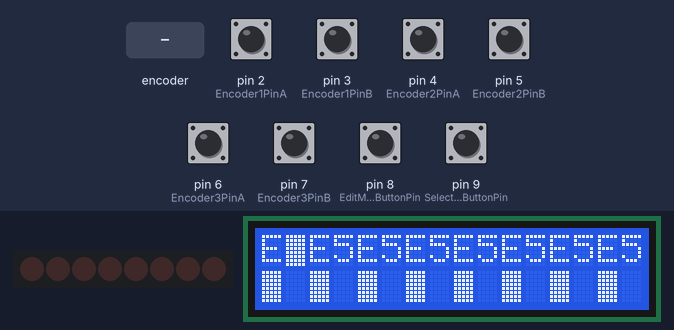
Recording of a sketch running on a simulated Arduino Uno, built with avr-gcc and run on an emulated ATmega328P. Parts: 8 shift-register outputs drawn as a row of LEDs (first output left, lit = HIGH), 16×2 character LCD. Wiring (inferred from the names in the program): shift register (74HC595): data pin 12; shift clock pin 11; latch pin 10. Wiring (inferred from the signals the program sends): row of LEDs: on Q0, Q1, Q2, Q3, Q4, Q5, Q6, Q7. The inputs (shaded band) are chosen by the test bench; at power-on: pin 2 (Encoder1PinA), pin 3 (Encoder1PinB), pin 4 (Encoder2PinA), pin 5 (Encoder2PinB), pin 6 (Encoder3PinA), pin 7 (Encoder3PinB), pin 8 (EditModeButtonPin), pin 9 (SelectStepButtonPin) HIGH. What the sketch prints to the serial monitor is not drawn.

Above: at 6.3 s.
6.4 s: pin 8 (EditModeButtonPin) pulled LOW for 0.15 s
At 6.62 s:
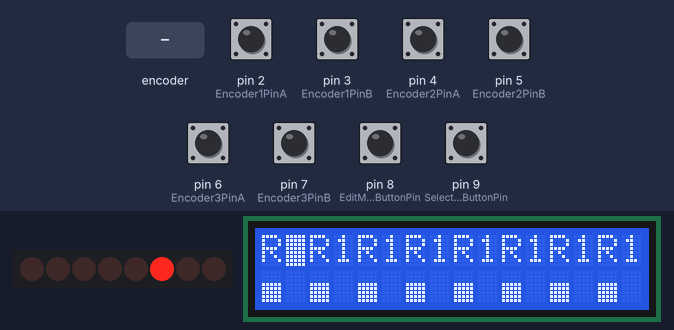
7.1 s: rotary encoder on pin 2 (Encoder1PinA) / pin 3 (Encoder1PinB) turned 2 steps (second pin leading)
At 8.18 s:
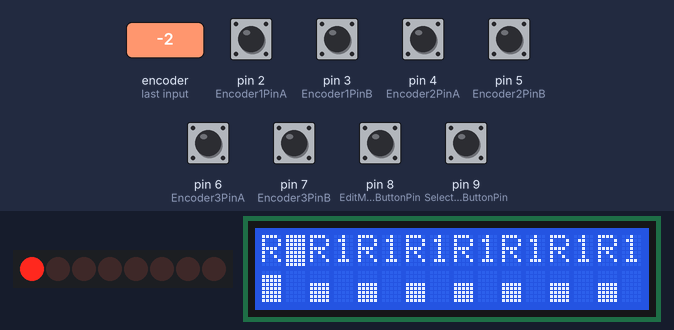
9.0 s: pin 8 (EditModeButtonPin) pulled LOW for 1 s
At 9.37 s:
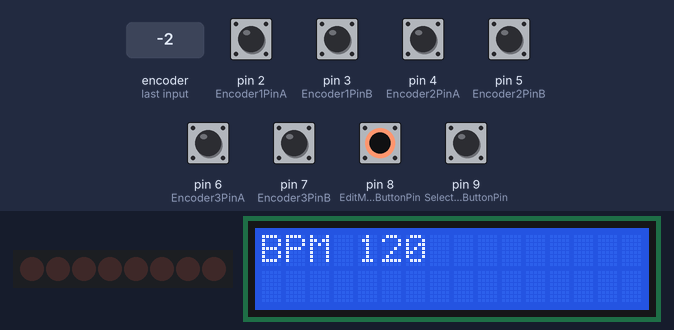
10.6 s: pin 8 (EditModeButtonPin) pulled LOW for 0.15 s
At 11.12 s:
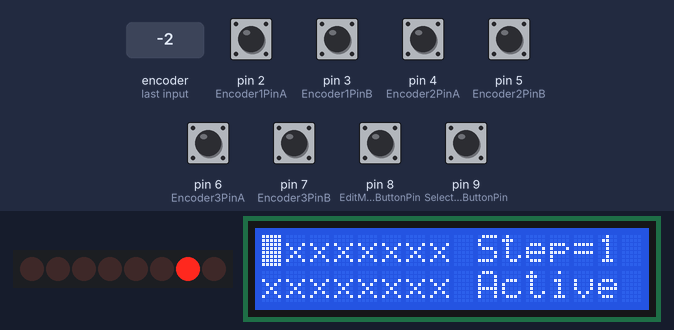
11.3 s: pin 9 (SelectStepButtonPin) pulled LOW for 0.15 s
At 11.89 s:
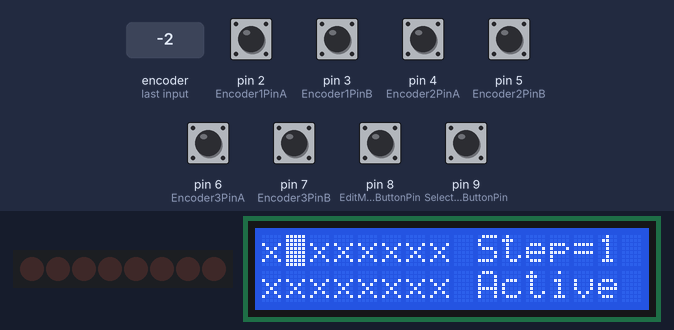
12.0 s: pin 9 (SelectStepButtonPin) pulled LOW for 1 s
At 12.2 s:
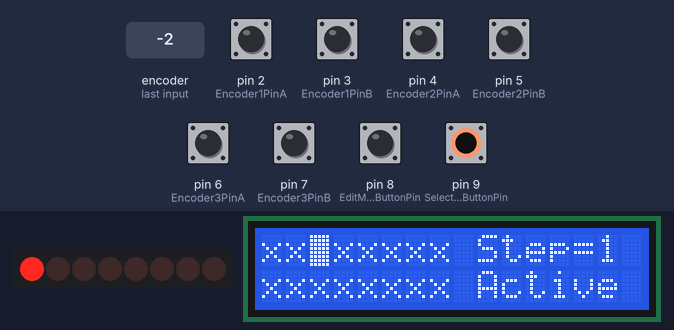
Timing chart, 0 to 14.6 s (numbered marks = the images above; inputs shaded):
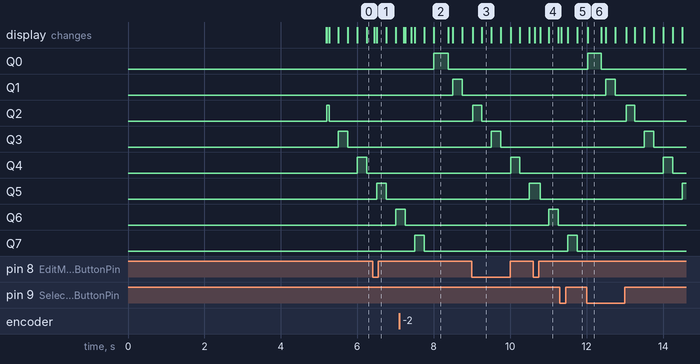

The sketch:

StepTwo.ino
```cpp
//Note: apparently, need to include here all library related stuff that is used in other files of the project
#include <Wire.h>
#include <LCD.h>
#include <LiquidCrystal_I2C.h>

#include <MidiSerial.h>

#include "RotaryEncoder.h"
#include "ShiftRegisterOutputs.h"
#include "StepController.h"

const int Encoder1PinA = 2;
const int Encoder1PinB = 3;
const int Encoder2PinA = 4;
const int Encoder2PinB = 5;
const int Encoder3PinA = 6;
const int Encoder3PinB = 7;

const int EditModeButtonPin = 8;
const int SelectStepButtonPin = 9;

const int OutputLatchPin = 10;
const int OutputClockPin = 11;
const int OutputDataPin = 12;

const int TempoPotPin = A0;


CRotaryEncoder Encoder1;
CRotaryEncoder Encoder2;
CRotaryEncoder Encoder3;
CShiftRegisterOutputs StepOutputs;
COneStepController Controller;


void setup()
{
  pinMode(EditModeButtonPin, INPUT_PULLUP);
  pinMode(SelectStepButtonPin, INPUT_PULLUP);

  pinMode(TempoPotPin, INPUT);

  Encoder1.Begin(Encoder1PinA, Encoder1PinB);
  Encoder2.Begin(Encoder2PinA, Encoder2PinB);
  Encoder3.Begin(Encoder3PinA, Encoder3PinB);

  StepOutputs.Begin(OutputLatchPin, OutputClockPin, OutputDataPin);

  Controller.Begin();

  delay(5000);//show startup screen for a while
}

void loop()
{
  Encoder1.Read();
  Encoder2.Read();
  Encoder3.Read();
  bool EditModeButtonPressed = (LOW==digitalRead(EditModeButtonPin));
  bool SelectStepButtonPressed = (LOW==digitalRead(SelectStepButtonPin));
  //int TempoPotValue = analogRead(TempoPotPin);
  unsigned long TimeStamp = millis();

  Controller.Update(Encoder1.GetPosition(), Encoder2.GetPosition(), Encoder3.GetPosition(),
                    EditModeButtonPressed,
                    SelectStepButtonPressed,
                    TimeStamp);

  // update leds
  for(int Step = 0; Step<COneStepController::NumSteps; ++Step)
  {
      StepOutputs.Set(Step, Controller.GetStepState(Step));
  }
  StepOutputs.Write();
}
```

ClockTick.cpp
```cpp
#include "ClockTick.h"
#include "Step.h"

CClockTick::CClockTick()
 : m_Bpm(120)
 , m_SubDivision(SStep::DurationScale)
 , m_ReferenceMilliSeconds(0)
 , m_ReferenceClockTick(0)
 , m_CurrentClockTick(0)
{
}

void CClockTick::Begin(int Bpm, int SubDivision, unsigned long MilliSeconds)
{
    m_Bpm = Bpm;
    m_SubDivision = SubDivision;
    m_ReferenceMilliSeconds = MilliSeconds;
    m_ReferenceClockTick = 0;//????
}

void CClockTick::UpdateBpm(int Change)
{
    m_Bpm += Change;
    m_ReferenceClockTick = m_CurrentClockTick;
    m_ReferenceMilliSeconds = m_CurrentMilliSeconds;
}

void CClockTick::Update(unsigned long MilliSeconds)
{
    m_CurrentMilliSeconds = MilliSeconds;
    unsigned long ElapsedTime = MilliSeconds - m_ReferenceMilliSeconds;
    float Period = 60 * 1000.0f / (m_Bpm * m_SubDivision);
    unsigned long ElapsedClockTick = ElapsedTime / Period;
    m_CurrentClockTick = ElapsedClockTick + m_ReferenceClockTick;
}

unsigned long CClockTick::GetCurrentClockTick() const
{
    return m_CurrentClockTick;
}

int CClockTick::GetBpm() const
{
    return m_Bpm;
}
```

ClockTick.h
```cpp
#ifndef CLOCKTICK_H
#define CLOCKTICK_H

class CClockTick
{
public:
    CClockTick();

    void Begin(int Bpm, int SubDivision, unsigned long MilliSeconds);
    //TODO change Bpm
    void UpdateBpm(int Change);

    void Update(unsigned long MilliSeconds);
    unsigned long GetCurrentClockTick() const;
    int GetBpm() const;

private:
    int m_Bpm;
    int m_SubDivision;
    unsigned long m_ReferenceMilliSeconds;
    unsigned long m_ReferenceClockTick;
    unsigned long m_CurrentMilliSeconds;
    unsigned long m_CurrentClockTick;
};

#endif // CLOCKTICK_H
```

Crop.cpp
```cpp
#include "Crop.h"

#include <Arduino.h>

int Crop(int Value, int Min, int Max)
{
    return max(min(Value, Max), Min);
}
```

Crop.h
```cpp
#ifndef CROP_H
#define CROP_H

int Crop(int Value, int Min, int Max);

#endif // CROP_H
```

Display.cpp
```cpp
#include "Display.h"

namespace
{

char MidiNoteToNote(uint8_t MidiNote)
{
    static const char Notes[] = { 'C', 'c', 'D', 'd', 'E', 'F', 'f', 'G', 'g', 'A', 'a', 'B' };
    return Notes[MidiNote%12];
}

int MidiNoteToOctave(uint8_t MidiNote)
{
     return MidiNote/12;
}

}

CMidiNoteDisplay::CMidiNoteDisplay()
: m_lcd(0x27,2,1,0,4,5,6,7) // 0x27 is the I2C bus address for an unmodified backpack
, m_EditMode(NoteParameters)
{
}

void CMidiNoteDisplay::Begin()
{
  // activate LCD module
  m_lcd.begin (16,2); // for 16 x 2 LCD module
  m_lcd.setBacklightPin(3,POSITIVE);
  m_lcd.setBacklight(HIGH);//backlight on

  uint8_t CustomCharacter[] = { 0x00, 0x00, 0x00, 0x00, 0x00, 0x00, 0x00, 0x1F };
  m_lcd.createChar(0, CustomCharacter);
  for(int Bar = 1; Bar<8; ++Bar)
  {
    CustomCharacter[7-Bar] = 0x1F;//5 msb bits
    m_lcd.createChar(Bar, CustomCharacter);
  }

  m_lcd.print("****StepSeq ****");
  m_lcd.setCursor(0,1);
  m_lcd.print("****  V0.2  ****");
}

void CMidiNoteDisplay::Update(EEditMode EditMode, const SStep *Steps, int NumSteps, int EditStep,
                              int Bpm,
                              int StepSize, int StepIntervalBegin, int StepIntervalLength,
                              unsigned long MilliSeconds, unsigned long NumUpdates)
{
    if(EditMode!=m_EditMode)
    {
        // changed edit mode => clear all display
        m_lcd.clear();
        m_EditMode = EditMode;
    }

    switch(EditMode)
    {
    case NoteParameters:
        m_lcd.home();
        m_lcd.blink();
        // first line: Note/Octave
        for(int idx = 0; idx<NumSteps; ++idx)
        {
            m_lcd.print(MidiNoteToNote(Steps[idx].s_MidiNote));
            m_lcd.print(MidiNoteToOctave(Steps[idx].s_MidiNote));
        }
        // second line: Velocity bar / active
        m_lcd.setCursor(0,1);
        for(int idx = 0; idx<NumSteps; ++idx)
        {
            uint8_t VelocityRescaled = Steps[idx].s_Velocity*8/SStep::VelocityScale;
            m_lcd.write(VelocityRescaled);
            m_lcd.print(" ");
            //m_lcd.print(Steps[idx].s_Active ? "x" : "-");
        }
        // cursor
        if(EditStep==NumSteps)
        {
            m_lcd.noBlink();
        }
        else
        {
            m_lcd.setCursor(2*EditStep+1, 0);
            m_lcd.blink();
        }
        break;
    case SubStepParameters:
        m_lcd.home();
        // first line: GateMode/NumSteps
        for(int idx = 0; idx<NumSteps; ++idx)
        {
            m_lcd.print(Steps[idx].s_GateMode);
            m_lcd.print(Steps[idx].s_NumSubSteps%10);
        }
        // second line: Duration bar / active
        m_lcd.setCursor(0,1);
        for(int idx = 0; idx<NumSteps; ++idx)
        {
            uint8_t DurationRescaled = Steps[idx].s_Duration*8/SStep::DurationScale;
            m_lcd.write(DurationRescaled);
            m_lcd.print(" ");
            //m_lcd.print(Steps[idx].s_Active ? "x" : "-");
        }
        // cursor
        if(EditStep==NumSteps)
        {
            m_lcd.noBlink();
        }
        else
        {
            m_lcd.setCursor(2*EditStep+1, 0);
            m_lcd.blink();
        }
        break;
    case TempoParameters:
        m_lcd.home();
        m_lcd.noBlink();
        m_lcd.print("BPM ");
        m_lcd.print(Bpm);
        break;
    case SteppingParameters:
    case ActivationParameters:
        m_lcd.home();
        m_lcd.noBlink();
        for(int idx = 0; idx<NumSteps; ++idx)
        {
            if(idx<StepIntervalBegin || StepIntervalBegin+StepIntervalLength<=idx)
            {
                m_lcd.print("-");
            }
            else
            {
                m_lcd.print("x");
            }
        }
        m_lcd.print(" Step=");
        m_lcd.print(StepSize);
        m_lcd.setCursor(0,1);
        for(int idx = 0; idx<NumSteps; ++idx)
        {
            if(Steps[idx].s_Active)
            {
                m_lcd.print("x");
            }
            else
            {
                m_lcd.print("-");
            }
        }
        m_lcd.print(" Active");
        // cursor
        if(EditStep==NumSteps)
        {
            m_lcd.noBlink();
        }
        else
        {
            if(EditMode==SteppingParameters)
            {
              m_lcd.setCursor(EditStep, 0);
            }
            if(EditMode==ActivationParameters)
            {
              m_lcd.setCursor(EditStep, 1);
            }
            m_lcd.blink();
        }
        break;
    case DebugMode:
        m_lcd.home();
        m_lcd.noBlink();
        m_lcd.print("mSec ");
        m_lcd.print(MilliSeconds);
        m_lcd.setCursor(0,1);
        m_lcd.print("#  0x");
        m_lcd.print(NumUpdates, HEX);
        break;
    default:
        break;
    }
}
```

Display.h
```cpp
#ifndef MIDINOTEDISPLAY_H
#define MIDINOTEDISPLAY_H

#include <Arduino.h>

#include <Wire.h>
#include <LCD.h>
#include <LiquidCrystal_I2C.h>

#include "EditMode.h"
#include "Step.h"

class CMidiNoteDisplay
{
public:
    CMidiNoteDisplay();
    void Begin();

    /*
     * Call update upon change of edit mode and/or parameters.
     */
    void Update(EEditMode EditMode,
                const SStep* Steps, int NumSteps, // note and (sub)step
                int EditStep,
                int Bpm, //tempo
                int StepSize, int StepIntervalBegin, int StepIntervalLength, // stepping
                unsigned long MilliSeconds, unsigned long NumUpdates);

private:
    LiquidCrystal_I2C	m_lcd;

    EEditMode m_EditMode;
};

#endif // MIDINOTEDISPLAY_H
```

EditMode.h
```cpp
#ifndef EDITMODE_H
#define EDITMODE_H

enum EEditMode
{
    NoteParameters = 0,
    SubStepParameters,
    TempoParameters,
    SteppingParameters,
    ActivationParameters,
    DebugMode,
    EditModeSize
};

#endif // EDITMODE_H
```

MidiNotePlayer.cpp
```cpp
#include "MidiNotePlayer.h"

void CMidiNotePlayer::Begin()
{
  m_MidiSerial.Begin(32150);
}

void CMidiNotePlayer::NoteOn(uint8_t MidiNote, uint8_t Velocity)
{
    m_MidiNote = MidiNote;
    m_Velocity = Velocity;
    m_NoteOn = true;
    // ?? check if !m_NoteOn ?

    m_MidiSerial.NoteOn(m_MidiChannel, MidiNote, Velocity);
}

void CMidiNotePlayer::NoteOff()
{
    // use m_MidiNote, m_Velocity
    if(m_NoteOn)
    {
      m_MidiSerial.NoteOff(m_MidiChannel, m_MidiNote, m_Velocity);
      m_NoteOn = false;
    }
}
```

MidiNotePlayer.h
```cpp
#ifndef MIDINOTEPLAYER_H
#define MIDINOTEPLAYER_H

#include <MidiSerial.h>

class CMidiNotePlayer
{
public:
    CMidiNotePlayer()
     : m_MidiChannel(1)
     , m_MidiNote(0x64)
     , m_Velocity(0x7F)
     , m_NoteOn(false)
     , m_MidiSerial()
    {
    }

    void Begin();

    void NoteOn(uint8_t MidiNote, uint8_t Velocity);
    void NoteOff();

private:
    uint8_t m_MidiChannel;
    uint8_t m_MidiNote;
    uint8_t m_Velocity;
    bool m_NoteOn;

    CMidiSerial m_MidiSerial;
};

#endif // MIDINOTEPLAYER_H
```

Periodic.cpp
```cpp
#include "Periodic.h"
#include "Step.h"

namespace
{

unsigned long BpmToMilliSeconds(int Bpm)
{
    // carefull : make sure calculation is in long and not in int!
    return 60L * 1000L / Bpm;
}

}

CPeriodic::CPeriodic()
    : s_TempoBpm(120)
    , s_StartTimeStampMilliSeconds(0)
    , s_State(false)
{}

void CPeriodic::UpdateTempo(int Change)
{
    s_TempoBpm += Change;
}

int CPeriodic::GetTempoBpm() const
{
    return s_TempoBpm;
}

int CPeriodic::Update(unsigned long TimeStampMilliSeconds, int Duration)
{
    int Action = NoAction;

    if(!s_State)
    {
        // currently off => check for note On
        unsigned long NewPeriodTimeStamp = s_StartTimeStampMilliSeconds + BpmToMilliSeconds(s_TempoBpm);
        if(NewPeriodTimeStamp<TimeStampMilliSeconds)
        {
            Action = NoteOnAction;
            s_State = true;
            s_StartTimeStampMilliSeconds = NewPeriodTimeStamp;//TimeStampMilliSeconds or use exact value???
        }
    }
    else
    {
        // currently on => check for note off
        unsigned long DurationMilliSeconds = Duration * BpmToMilliSeconds(s_TempoBpm) / SStep::DurationScale;
        unsigned long NoteOffTimeStamp = s_StartTimeStampMilliSeconds + DurationMilliSeconds;
        if(NoteOffTimeStamp<TimeStampMilliSeconds)
        {
            Action = NoteOffAction;
            s_State = false;
        }
    }

    return Action;
}

bool CPeriodic::GetState() const
{
    return s_State;
}
```

Periodic.h
```cpp
#ifndef PERIODIC_H
#define PERIODIC_H

class CPeriodic
{
public:
    static const int NoAction = 0;
    static const int NoteOnAction = 1;
    static const int NoteOffAction = -1;

    CPeriodic();

    void UpdateTempo(int Change);

    int GetTempoBpm() const;

    int Update(unsigned long TimeStampMilliSeconds, int Duration);

    bool GetState() const;

private:
    int s_TempoBpm;
    unsigned long s_StartTimeStampMilliSeconds;
    bool s_State;
};

#endif // PERIODIC_H
```

Step.cpp
```cpp
#include "Step.h"
#include "Crop.h"

SStep::SStep()
    : s_MidiNote(0x40)//64
    , s_Velocity(MaxVelocity)
    , s_Duration(DurationScale/2)
    , s_Active(true)
    , s_NumSubSteps(1)
    , s_GateMode(RepeatGateMode)
    , s_Edit(false)
{}

void SStep::UpdateOctave(int Change)
{
    // TODO do not change note when cropping
    const int NumMidiNotesPerOctave = 12;
    s_MidiNote = static_cast<uint8_t>(Crop(s_MidiNote + Change * NumMidiNotesPerOctave, MinMidiNote, MaxMidiNote));
}

void SStep::UpdateNote(int Change)
{
    s_MidiNote = static_cast<uint8_t>(Crop(s_MidiNote + Change, MinMidiNote, MaxMidiNote));
}

void SStep::UpdateVelocity(int Change)
{
    s_Velocity = static_cast<uint8_t>(Crop(s_Velocity + Change, MinVelocity, MaxVelocity));
}

void SStep::UpdateDuration(int Change)
{
    s_Duration = static_cast<uint8_t>(Crop(s_Duration + Change, MinDuration, MaxDuration));
}

void SStep::UpdateActive(int Change)
{
    // zero => unchanged
    // positive => on
    // negative => off
    if(0<Change)
    {
        s_Active = true;
    }
    else if(Change<0)
    {
        s_Active = false;
    }
}

void SStep::UpdateNumSubSteps(int Change)
{
    s_NumSubSteps = Crop(s_NumSubSteps + Change, MinNumSubSteps, MaxNumSubSteps);
}

void SStep::UpdateGateMode(int Change)
{
    // R <-> L <-> P
    if(0<Change)
    {
        if(s_GateMode==RepeatGateMode)
        {
            s_GateMode = LengthGateMode;
        }
        else if(s_GateMode==LengthGateMode)
        {
            s_GateMode = PulseGateMode;
        }
    }
    else if(Change<0)
    {
        if(s_GateMode==LengthGateMode)
        {
            s_GateMode = RepeatGateMode;
        }
        else if(s_GateMode==PulseGateMode)
        {
            s_GateMode = LengthGateMode;
        }
    }
}
```

Step.h
```cpp
#ifndef STEP_H
#define STEP_H

#include <Arduino.h>

struct SStep
{
    static const int MinMidiNote = 24;//C0
    static const int MaxMidiNote = 127;//G11
    static const int VelocityScale = 128;
    static const int MinVelocity = 0;
    static const int MaxVelocity = VelocityScale -1;
    static const int DurationScale = 8;
    static const int MinDuration = 1;
    static const int MaxDuration = DurationScale - 1;
    static const int MinNumSubSteps = 1;
    static const int MaxNumSubSteps = 8;

    static const char RepeatGateMode = 'R';
    static const char LengthGateMode = 'L';
    static const char PulseGateMode = 'P';

    uint8_t s_MidiNote;
    uint8_t s_Velocity;
    uint8_t s_Duration;
    bool    s_Active;
    int     s_NumSubSteps;
    char    s_GateMode;
    bool    s_Edit;

    SStep();

    void UpdateOctave(int Change);
    void UpdateNote(int Change);
    void UpdateVelocity(int Change);
    void UpdateDuration(int Change);
    void UpdateActive(int Change);
    void UpdateNumSubSteps(int Change);
    void UpdateGateMode(int Change);
};

#endif // STEP_H
```

StepController.h
```cpp
#ifndef STEPCONTROLLER_H
#define STEPCONTROLLER_H

#include "Step.h"
#include "Periodic.h"
#include "MidiNotePlayer.h"
#include "Display.h"
#include "EditMode.h"
#include "Stepping.h"
#include <MidiSerial.h>

class COneStepController
{
public:
    static const int NumSteps = 8;
    static const int EditAll = NumSteps;

    // TODO LiveMode / StepMode

    COneStepController();

    void Begin();

    int Update(int Rotary1Position,
               int Rotary2Position,
               int Rotary3Position,
               bool EditModeButtonPressed,
               bool SelectStepButtonPressed,
               unsigned long TimeStampMilliSeconds);

    bool GetStepState(int Step) const;


    void OnClockTick();//private??

private:
    bool m_EditModeButtonPressed;
    int m_Rotary1Position;
    int m_Rotary2Position;
    int m_Rotary3Position;
    bool m_SelectStepButtonPressed;

    EEditMode m_EditMode;
    CPeriodic m_Period;

    int m_PlayStep;
    int m_PlaySubStep;
    int m_EditStep;
    SStep m_Step[NumSteps];
    CStepping m_Stepping;

    int m_NumUpdates;

    CMidiNotePlayer m_MidiNotePlayer[NumSteps];
    CMidiNoteDisplay m_Display;
};

#endif // STEPCONTROLLER_H
```

Stepping.cpp
```cpp
#include "Stepping.h"
#include "Crop.h"

CStepping::CStepping()
 : m_StepSize(1)
 , m_StepIntervalBegin(0)
 , m_StepIntervalLength(8)
{
}
int CStepping::GetStepSize() const
{
    return m_StepSize;
}

void CStepping::UpdateStepSize(int Change)
{
    m_StepSize = Crop(m_StepSize + Change, MinStepSize, MaxStepSize);
}

int CStepping::GetStepIntervalBegin() const
{
    return m_StepIntervalBegin;
}

void CStepping::UpdateStepIntervalBegin(int Change)
{
    m_StepIntervalBegin = Crop(m_StepIntervalBegin + Change, MinStepIntervalBegin, MaxStepIntervalBegin);
}

int CStepping::GetStepIntervalLength() const
{
    return m_StepIntervalLength;
}

void CStepping::UpdateStepIntervalLength(int Change)
{
    m_StepIntervalLength = Crop(m_StepIntervalLength + Change, MinStepIntervalLength, MaxStepIntervalLength);
}

int CStepping::Advance(int Step)
{
    int IntervalLength = m_StepIntervalLength<MaxNumSteps-m_StepIntervalBegin ? m_StepIntervalLength : MaxNumSteps-m_StepIntervalBegin;
    int AdvancedStep = m_StepIntervalBegin + (Step-m_StepIntervalBegin+m_StepSize)%IntervalLength;
    return AdvancedStep;
}
```

Source omitted: StepController.cpp (8045 bytes), Stepping.h (827 bytes)

Measured:
- after the input at 6.4 s, the display: first changes at once (image 1 shows a later state)
- after the input at 7.1 s, the display: first changes after 0.11 s (image 2 shows a later state)
- after the input at 9.0 s, the display: first changes at once (image 3 shows a later state)
- after the input at 10.6 s, the display: first changes at once (image 4 shows a later state)
- after the input at 11.3 s, the display: changes at once (image 5)
